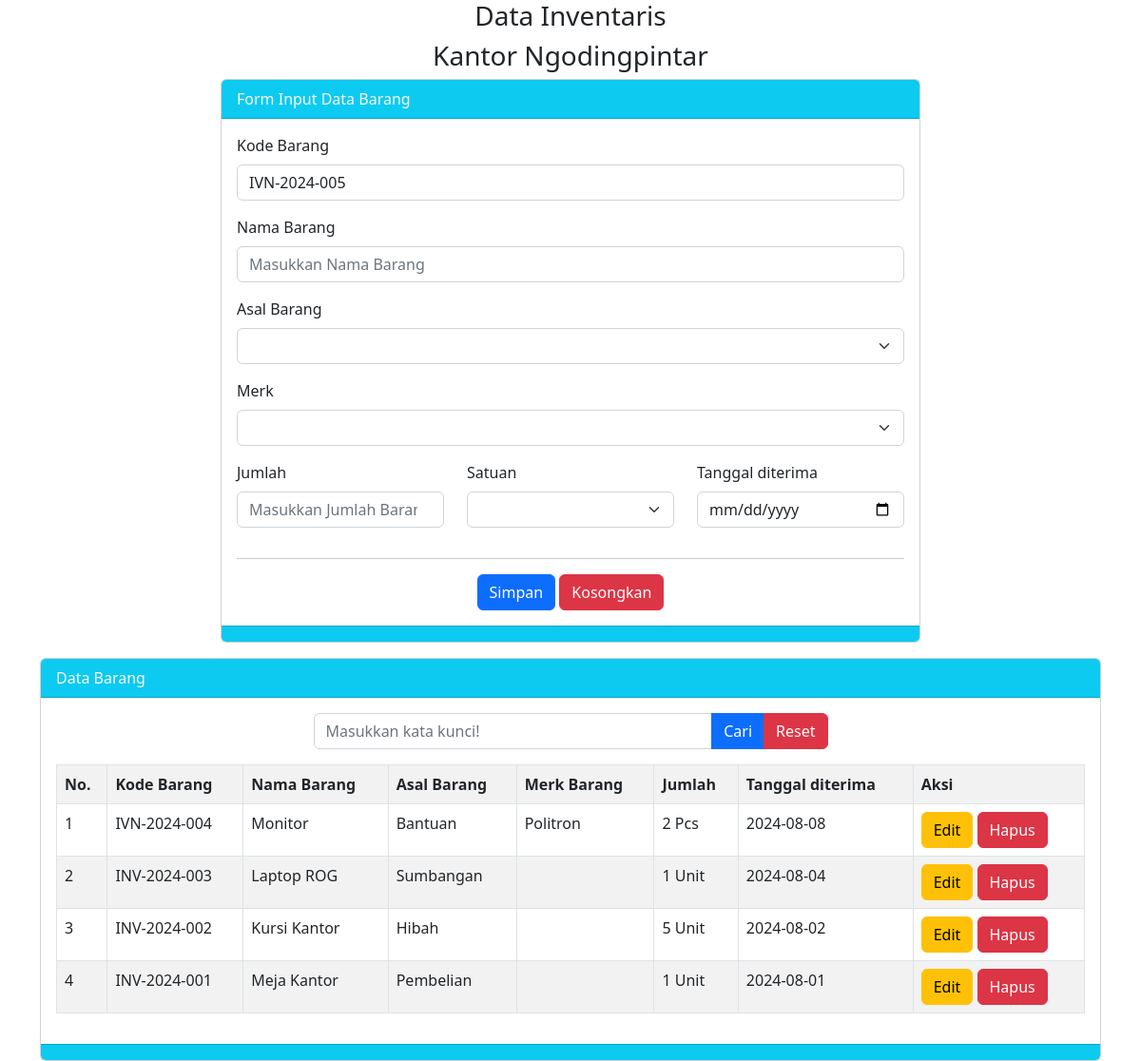
The page /cantik,cyntia/index.php on the database its author committed.
### tables this page shows
CREATE TABLE `tbarang` (
  `id_barang` int(11) NOT NULL,
  `kode` varchar(15) NOT NULL,
  `nama` varchar(100) NOT NULL,
  `asal` varchar(25) NOT NULL,
  `merk` varchar(100) NOT NULL,
  `jumlah` int(4) NOT NULL,
  `satuan` varchar(15) NOT NULL,
  `tanggal_diterima` date NOT NULL,
  `tanggal_simpan` timestamp NOT NULL DEFAULT current_timestamp() ON UPDATE current_timestamp()
);

### cantik,cyntia/index.php (the view, shortened to what this page needs)
<?php
$server = "localhost";
$user = "root";
$password = "";
$database = "dbcrud2024";
$koneksi = mysqli_connect($server, $user, $password, $database) or die(mysqli_error($koneksi));
$q = mysqli_query($koneksi, "SELECT kode FROM tbarang order by kode desc limit 1");
$datax = mysqli_fetch_array($q);
if ($datax) {
    $no_terakhir = substr($datax['kode'], -3);
    $no = $no_terakhir + 1;
    if ($no > 0 and $no < 10) {
        $kode = "00" . $no;
    } else if ($no > 10 and $no < 100) {
        $kode = "0" . $no;
    } else if ($no > 100) {
        $kode = $no;
    }
} else {
    $kode = "001";
}
$tahun = date('Y');
$vkode = "IVN-" . $tahun . '-' . $kode;
$vnama = "";
$vasal = "";
$vmerk = "";
$vjumlah = "";
$vsatuan = "";
$vtanggal_diterima = "";
?>
<!doctype html>
<html lang="en">
<head>
    <link href="https://cdn.jsdelivr.net/npm/bootstrap@5.2.0-beta1/dist/css/bootstrap.min.css" rel="stylesheet">
</head>
<body>
    <div class="container">
        <h3 class="text-center">Data Inventaris</h3>
        <h3 class="text-center">Kantor Ngodingpintar</h3>
        <div class="row">
            <div class="col-md-8 mx-auto">
                <div class="card">
                    <div class="card-header bg-info text-light">
                        Form Input Data Barang
                    </div>
                    <div class="card-body">
                        <form method="POST">
                            <div class="mb-3">
                                <label class="form-label">Kode Barang</label>
                                <input type="text" name="tkode" value="<?= $vkode ?>" class="form-control" placeholder="Masukkan Kode Barang">
                            </div>
                            <div class="mb-3">
                                <label class="form-label">Nama Barang</label>
                                <input type="text" name="tnama" value="<?= $vnama ?>" class="form-control" placeholder="Masukkan Nama Barang">
                            </div>
                            <div class="mb-3">
                                <label class="form-label">Asal Barang</label>
                                <select class="form-select" name="tasal">
                                    <option value="<?= $vasal ?>"><?= $vasal ?></option>
                                    <option value="Pembelian">Pembelian</option>
                                </select>
                            </div>
                            <div class="mb-3">
                                <label class="form-label">Merk</label>
                                <select class="form-select" name="tmerk">
                                    <option value="<?= $vmerk ?>"><?= $vmerk ?></option>
                                    <option value="Politron">Politron</option>
                                </select>
                            </div>
                            <div class="row">
                                <div class="col">
                                    <div class="mb-3">
                                        <label class="form-label">Jumlah</label>
                                        <input type="number" name="tjumlah" value="<?= $vjumlah ?>" class="form-control" placeholder="Masukkan Jumlah Barang">
                                    </div>
                                </div>
                                <div class="col">
                                    <div class="mb-3">
                                        <label class="form-label">Satuan</label>
                                        <select class="form-select" name="tsatuan">
                                            <option value="<?= $vsatuan ?>"><?= $vsatuan ?></option>
                                            <option value="Unit">Unit</option>
                                        </select>
                                    </div>
                                </div>
                                <div class="col">
                                    <div class="mb-3">
                                        <label class="form-label">Tanggal diterima</label>
                                        <input type="date" name="ttanggal_diterima" value="<?= $vtanggal_diterima ?>" class="form-control" placeholder="Masukkan Jumlah Barang">
                                    </div>
                                </div>
                                <div class="text-center">
                                    <hr>
                                    <button class="btn btn-primary" name="bsimpan" type="submit">Simpan</button>
                                    <button class="btn btn-danger" name="bkosongkan" type="reset">Kosongkan</button>
                                </div>
                            </div>
                        </form>
                    </div>
                    <div class="card-footer bg-info">
                    </div>
                </div>
            </div>
        </div>
        <div class="card mt-3">
            <div class="card-header bg-info text-light">
                Data Barang
            </div>
            <div class="card-body">
                <div class="col-md-6 mx-auto">
                    <form method="POST">
                        <div class="input-group mb-3">
                            <input type="text" name="tcari" value="<?= @$_POST['tcari'] ?>" class="form-control" placeholder="Masukkan kata kunci!">
                            <button class="btn btn-primary" name="bcari" type="submit">Cari</button>
                            <button class="btn btn-danger" name="breset" type="submit">Reset</button>
                        </div>
                    </form>
                </div>
                <table class="table table-striped table-hover table-bordered">
                    <tr>
                        <th>No.</th>
                        <th>Kode Barang</th>
                        <th>Nama Barang</th>
                        <th>Asal Barang</th>
                        <th>Merk Barang</th>
                        <th>Jumlah</th>
                        <th>Tanggal diterima</th>
                        <th>Aksi</th>
                    </tr>
                    <?php
                    $no = 1;
                    if (isset($_POST['bcari'])) {
                        $keyword = $_POST['tcari'];
                        $q = "SELECT * FROM tbarang WHERE kode like '%$keyword%' or nama like '%$keyword%' or asal like '%$keyword%' order by id_barang desc  ";
                    } else {
                        $q = "SELECT * FROM tbarang order by id_barang desc";
                    }
                    $tampil = mysqli_query($koneksi, $q);
                    while ($data = mysqli_fetch_array($tampil)) :
                    ?>
                        <tr>
                            <td><?= $no++ ?></td>
                            <td><?= $data['kode'] ?></td>
                            <td><?= $data['nama'] ?></td>
                            <td><?= $data['asal'] ?></td>
                            <td><?= $data['merk'] ?></td>
                            <td><?= $data['jumlah'] ?> <?= $data['satuan'] ?></td>
                            <td><?= $data['tanggal_diterima'] ?></td>
                            <td>
                                <a href="index.php?hal=edit&id=<?= $data['id_barang'] ?>" class="btn btn-warning">Edit</a>
                                <a href="index.php?hal=hapus&id=<?= $data['id_barang'] ?>" class="btn btn-danger" onclick="return confirm('Apakah anda Yakin akan Hapus Data ini?')">Hapus</a>
                            </td>
                        </tr>
                    <?php endwhile; ?>
                </table>
            </div>
            <div class="card-footer bg-info">
            </div>
        </div>
    </div>
</body>
</html>

### rows shown on the page
tbarang: tkode "IVN-2024-005", kode "IVN-2024-004", nama "Monitor", asal "Bantuan", merk "Politron", jumlah "2", satuan "Pcs", tanggal_diterima "2024-08-08"
tbarang: kode "INV-2024-003", nama "Laptop ROG", asal "Sumbangan", jumlah "1", satuan "Unit", tanggal_diterima "2024-08-04"
tbarang: kode "INV-2024-002", nama "Kursi Kantor", asal "Hibah", jumlah "5", satuan "Unit", tanggal_diterima "2024-08-02"
tbarang: kode "INV-2024-001", nama "Meja Kantor", asal "Pembelian", jumlah "1", satuan "Unit", tanggal_diterima "2024-08-01"
